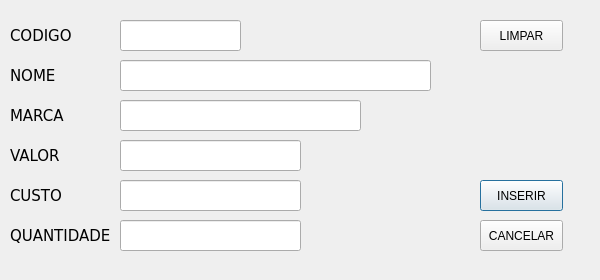
<?xml version="1.0" encoding="UTF-8"?>
<ui version="4.0">
 <class>inserirproduto</class>
 <widget class="QDialog" name="inserirproduto">
  <property name="geometry">
   <rect>
    <x>0</x>
    <y>0</y>
    <width>600</width>
    <height>280</height>
   </rect>
  </property>
  <property name="minimumSize">
   <size>
    <width>600</width>
    <height>280</height>
   </size>
  </property>
  <property name="maximumSize">
   <size>
    <width>600</width>
    <height>280</height>
   </size>
  </property>
  <property name="windowTitle">
   <string>Inserir Produto</string>
  </property>
  <widget class="QLineEdit" name="codeLine">
   <property name="geometry">
    <rect>
     <x>120</x>
     <y>20</y>
     <width>121</width>
     <height>31</height>
    </rect>
   </property>
   <property name="font">
    <font>
     <family>DejaVu Sans</family>
     <pointsize>11</pointsize>
    </font>
   </property>
   <property name="inputMethodHints">
    <set>Qt::ImhNone</set>
   </property>
   <property name="maxLength">
    <number>6</number>
   </property>
   <property name="clearButtonEnabled">
    <bool>true</bool>
   </property>
  </widget>
  <widget class="QLabel" name="codeLabel">
   <property name="geometry">
    <rect>
     <x>10</x>
     <y>20</y>
     <width>71</width>
     <height>31</height>
    </rect>
   </property>
   <property name="font">
    <font>
     <family>DejaVu Sans</family>
     <pointsize>11</pointsize>
    </font>
   </property>
   <property name="text">
    <string>CODIGO</string>
   </property>
   <property name="alignment">
    <set>Qt::AlignLeading|Qt::AlignLeft|Qt::AlignVCenter</set>
   </property>
  </widget>
  <widget class="QLabel" name="nameLabel">
   <property name="geometry">
    <rect>
     <x>10</x>
     <y>60</y>
     <width>71</width>
     <height>31</height>
    </rect>
   </property>
   <property name="font">
    <font>
     <family>DejaVu Sans</family>
     <pointsize>11</pointsize>
    </font>
   </property>
   <property name="text">
    <string>NOME</string>
   </property>
   <property name="alignment">
    <set>Qt::AlignLeading|Qt::AlignLeft|Qt::AlignVCenter</set>
   </property>
  </widget>
  <widget class="QLineEdit" name="nameLine">
   <property name="geometry">
    <rect>
     <x>120</x>
     <y>60</y>
     <width>311</width>
     <height>31</height>
    </rect>
   </property>
   <property name="font">
    <font>
     <family>DejaVu Sans</family>
     <pointsize>11</pointsize>
    </font>
   </property>
   <property name="maxLength">
    <number>50</number>
   </property>
   <property name="clearButtonEnabled">
    <bool>true</bool>
   </property>
  </widget>
  <widget class="QLabel" name="valueLabel">
   <property name="geometry">
    <rect>
     <x>10</x>
     <y>140</y>
     <width>71</width>
     <height>31</height>
    </rect>
   </property>
   <property name="font">
    <font>
     <family>DejaVu Sans</family>
     <pointsize>11</pointsize>
    </font>
   </property>
   <property name="text">
    <string>VALOR</string>
   </property>
   <property name="alignment">
    <set>Qt::AlignLeading|Qt::AlignLeft|Qt::AlignVCenter</set>
   </property>
  </widget>
  <widget class="QLineEdit" name="valueLine">
   <property name="geometry">
    <rect>
     <x>120</x>
     <y>140</y>
     <width>181</width>
     <height>31</height>
    </rect>
   </property>
   <property name="font">
    <font>
     <family>DejaVu Sans</family>
     <pointsize>11</pointsize>
    </font>
   </property>
   <property name="maxLength">
    <number>8</number>
   </property>
   <property name="clearButtonEnabled">
    <bool>true</bool>
   </property>
  </widget>
  <widget class="QLineEdit" name="costLine">
   <property name="geometry">
    <rect>
     <x>120</x>
     <y>180</y>
     <width>181</width>
     <height>31</height>
    </rect>
   </property>
   <property name="font">
    <font>
     <family>DejaVu Sans</family>
     <pointsize>11</pointsize>
    </font>
   </property>
   <property name="maxLength">
    <number>8</number>
   </property>
   <property name="clearButtonEnabled">
    <bool>true</bool>
   </property>
  </widget>
  <widget class="QLabel" name="costLabel">
   <property name="geometry">
    <rect>
     <x>10</x>
     <y>180</y>
     <width>71</width>
     <height>31</height>
    </rect>
   </property>
   <property name="font">
    <font>
     <family>DejaVu Sans</family>
     <pointsize>11</pointsize>
    </font>
   </property>
   <property name="text">
    <string>CUSTO</string>
   </property>
   <property name="alignment">
    <set>Qt::AlignLeading|Qt::AlignLeft|Qt::AlignVCenter</set>
   </property>
  </widget>
  <widget class="QLabel" name="quantLabel">
   <property name="geometry">
    <rect>
     <x>10</x>
     <y>220</y>
     <width>111</width>
     <height>31</height>
    </rect>
   </property>
   <property name="font">
    <font>
     <family>DejaVu Sans</family>
     <pointsize>11</pointsize>
    </font>
   </property>
   <property name="text">
    <string>QUANTIDADE</string>
   </property>
   <property name="alignment">
    <set>Qt::AlignLeading|Qt::AlignLeft|Qt::AlignVCenter</set>
   </property>
  </widget>
  <widget class="QLineEdit" name="quantLine">
   <property name="geometry">
    <rect>
     <x>120</x>
     <y>220</y>
     <width>181</width>
     <height>31</height>
    </rect>
   </property>
   <property name="font">
    <font>
     <family>DejaVu Sans</family>
     <pointsize>11</pointsize>
    </font>
   </property>
   <property name="maxLength">
    <number>8</number>
   </property>
   <property name="clearButtonEnabled">
    <bool>true</bool>
   </property>
  </widget>
  <widget class="QPushButton" name="saveButton">
   <property name="geometry">
    <rect>
     <x>480</x>
     <y>180</y>
     <width>83</width>
     <height>31</height>
    </rect>
   </property>
   <property name="text">
    <string>INSERIR</string>
   </property>
  </widget>
  <widget class="QPushButton" name="cancelButton">
   <property name="geometry">
    <rect>
     <x>480</x>
     <y>220</y>
     <width>83</width>
     <height>31</height>
    </rect>
   </property>
   <property name="text">
    <string>CANCELAR</string>
   </property>
  </widget>
  <widget class="QPushButton" name="eraseButton">
   <property name="geometry">
    <rect>
     <x>480</x>
     <y>20</y>
     <width>83</width>
     <height>31</height>
    </rect>
   </property>
   <property name="text">
    <string>LIMPAR</string>
   </property>
  </widget>
  <widget class="QLineEdit" name="marcaLine">
   <property name="geometry">
    <rect>
     <x>120</x>
     <y>100</y>
     <width>241</width>
     <height>31</height>
    </rect>
   </property>
   <property name="font">
    <font>
     <family>DejaVu Sans</family>
     <pointsize>11</pointsize>
    </font>
   </property>
   <property name="maxLength">
    <number>20</number>
   </property>
   <property name="clearButtonEnabled">
    <bool>true</bool>
   </property>
  </widget>
  <widget class="QLabel" name="marcaLabel">
   <property name="geometry">
    <rect>
     <x>10</x>
     <y>100</y>
     <width>71</width>
     <height>31</height>
    </rect>
   </property>
   <property name="font">
    <font>
     <family>DejaVu Sans</family>
     <pointsize>11</pointsize>
    </font>
   </property>
   <property name="text">
    <string>MARCA</string>
   </property>
   <property name="alignment">
    <set>Qt::AlignLeading|Qt::AlignLeft|Qt::AlignVCenter</set>
   </property>
  </widget>
 </widget>
 <resources/>
 <connections/>
</ui>
